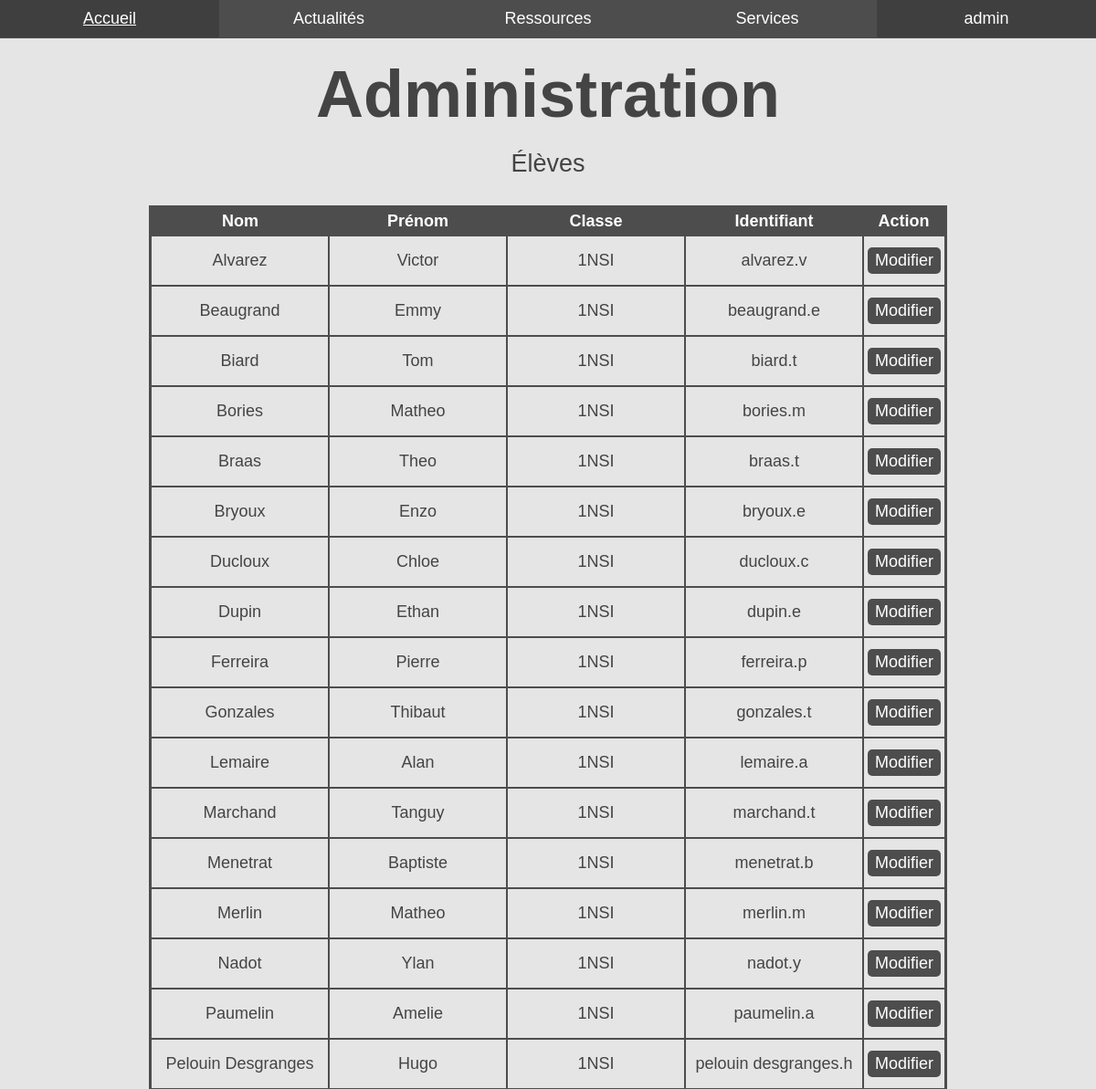
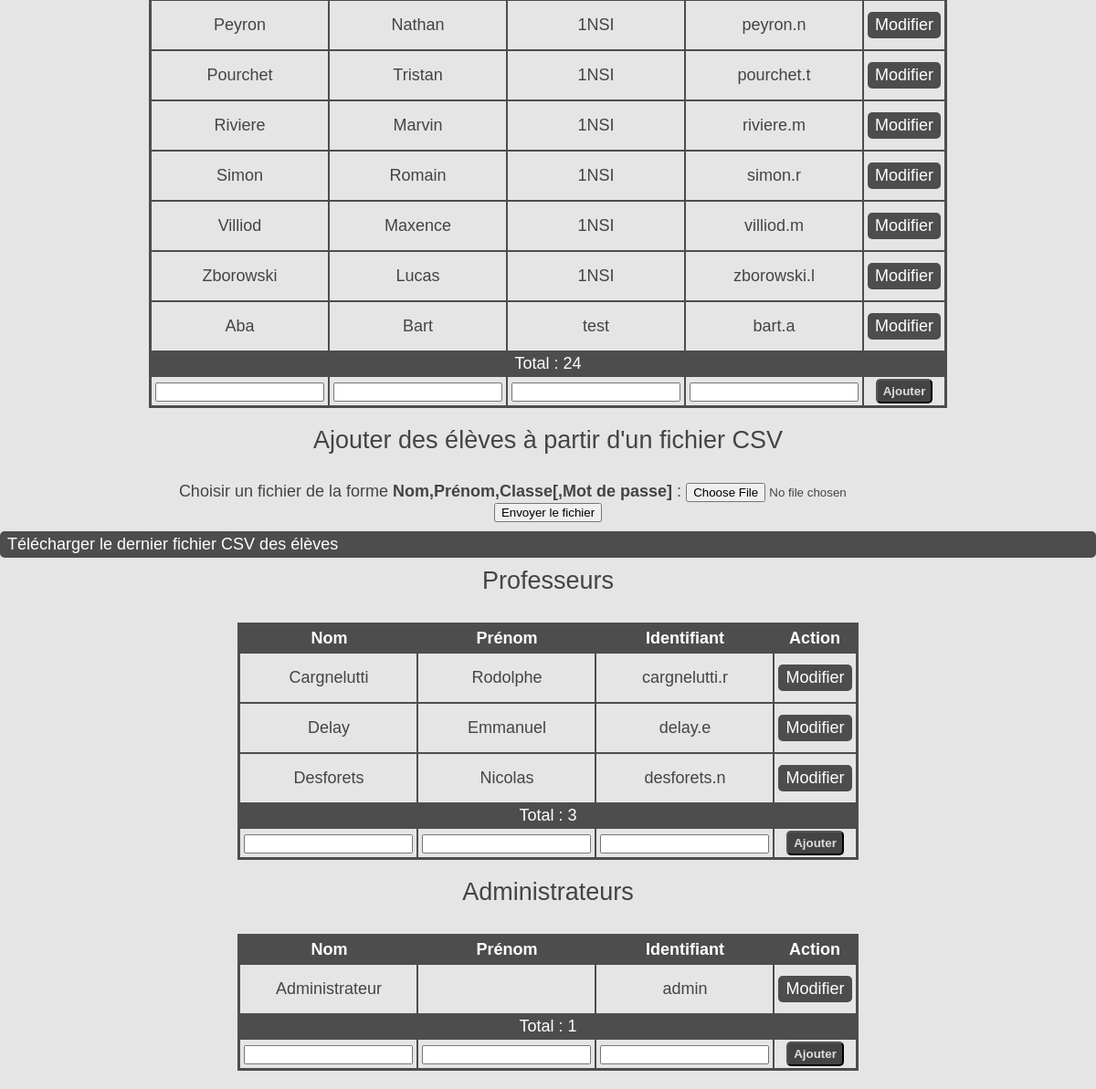
The page /admin (signed in) on the database its author committed (2 pictures, top to bottom).
### tables this page shows
CREATE TABLE `user` (
            `id`            INTEGER NOT NULL PRIMARY KEY AUTOINCREMENT UNIQUE,
            `username`      VARCHAR ( 255 ) NOT NULL UNIQUE,
            `password_hash` VARCHAR ( 255 ) NOT NULL,
            `role`          INTEGER NOT NULL,
            `last_name`     VARCHAR ( 127 ) NOT NULL,
            `first_name`    VARCHAR ( 127 ) NOT NULL,
            `class`         VARCHAR ( 15 ),
            `theme`         INTEGER NOT NULL
        );

### src/models/Database.php (called while the page is built, shortened)
<?php
class Database
{
    public function __construct(
        string $dsn      = CONFIG['database']['dsn'],
        string $user     = CONFIG['database']['user'],
        string $password = CONFIG['database']['password']
    )
    {
	    $this->pdo = new PDO($dsn, $user, $password);
    }
}

### src/controllers/admin.php (called while the page is built, shortened)
<?php
require_once CLASSES_PATH . 'User.php';
require_once MODELS_PATH . 'UserDatabase.php';
require_once FUNCTIONS_PATH . 'global.php';
require_once FUNCTIONS_PATH . 'admin.php';
$user_db = new UserDatabase;
$student_list    = $user_db->get_all(STUDENT);
$student_count   = count($student_list);
$professor_list  = $user_db->get_all(PROFESSOR);
$professor_count = count($professor_list);
$admin_list      = $user_db->get_all(ADMIN);
$admin_count     = count($admin_list);
$students_csv = file_exists(DATA_PATH . 'admin' . DIRECTORY_SEPARATOR .
    'students.csv');

### src/models/UserDatabase.php (called while the page is built, shortened)
<?php
require_once MODELS_PATH . 'Database.php';
require_once CLASSES_PATH . 'User.php';
class UserDatabase extends Database
{
    public function get_all(int $role = null, string $class = null,
        int $diff = -1): ?array
    {
        if (is_int($role) && $class === null) {
            if ($query = $this->pdo->prepare('
                SELECT id, username, role, last_name, first_name, class
                FROM user
                WHERE role = ? AND id != ?
                ORDER BY class, last_name, first_name')
            ) {
                if ($query->execute([$role, $diff])) {
                    return $query->fetchAll(PDO::FETCH_CLASS, 'User');
                }
            }
        }
        return null;
    }
}

### src/classes/User.php (called while the page is built, shortened)
<?php
class User
{
    public $id;
    public function __construct(
        int    $id            = null,
        string $username      = null,
        int    $role          = null,
        string $last_name     = null,
        string $first_name    = null,
        string $class         = null,
        int    $theme         = null,
        string $password      = null,
        string $password_hash = null
    ) {
        if (!is_int($this->id)) {
            $this->id = (int)$this->id;
        }
    }
}

### src/templates/template_controller.php (called while the page is built, shortened)
<?php
if ($connected) {
    switch ($_SESSION['user']->theme) {
        default:
            $theme = 'light';
    }
}

### src/functions/global.php (called while the page is built, shortened)
<?php
require_once CLASSES_PATH . 'User.php';
function is_connected(): bool
{
    return !empty($_SESSION['connected']);
}

### src/views/admin.php (the view, shortened to what this page needs)
<h2>Élèves</h2>
<table>
    <thead>
        <tr>
            <th>Nom</th>
            <th>Prénom</th>
            <th>Classe</th>
            <th>Identifiant</th>
            <th>Action</th>
        </tr>
    </thead>
    <?php if ($student_list): ?>
    <tbody>
        <?php foreach ($student_list as $user): ?>
        <tr>
            <td><?= $user->last_name ?></td>
            <td><?= $user->first_name ?></td>
            <td><?= $user->class ?></td>
            <td><?= $user->username ?></td>
            <td><a class="button" href="/admin/edit?id=<?= $user->id ?>">Modifier</a></td>
        </tr>
        <?php endforeach ?>
        <tr class="tr-important">
            <td colspan="5">Total : <?= $student_count ?></td>
        </tr>
    </tbody>
    <?php endif ?>
    <tfoot>
        <tr>
            <form action="" method="post">
                <td><input type="text" name="last_name" required></td>
                <td><input type="text" name="first_name" required></td>
                <td><input type="text" name="class" required></td>
                <td><input type="text" name="username" required></td>
                <td>
                    <button class="submit" type="submit">Ajouter</button>
                </td>
            </form>
        </tr>
    </tfoot>
</table>
<h2>Ajouter des élèves à partir d'un fichier CSV</h2>
<form method="post" enctype="multipart/form-data">
    <div>
        <label for="file">Choisir un fichier de la forme <b>Nom,Prénom,Classe[,Mot de passe]</b> :</label>
        <input type="file" id="file" name="csv_file" accept=".csv,text/csv" required>
    </div>
    <div>
        <button>Envoyer le fichier</button>
    </div>
</form>
<?php if ($students_csv): ?>
<a class="button" href="/file?t=admin&f=students.csv">Télécharger le dernier fichier CSV des élèves</a>
<?php endif ?>
<h2>Professeurs</h2>
<table>
    <thead>
        <tr>
            <th>Nom</th>
            <th>Prénom</th>
            <th>Identifiant</th>
            <th>Action</th>
        </tr>
    </thead>
    <?php if ($professor_list): ?>
    <tbody>
        <?php foreach ($professor_list as $user): ?>
        <tr>
            <td><?= $user->last_name ?></td>
            <td><?= $user->first_name ?></td>
            <td><?= $user->username ?></td>
            <td><a class="button" href="/admin/edit?id=<?= $user->id ?>">Modifier</a></td>
        </tr>
        <?php endforeach ?>
    </tbody>
    <?php endif ?>
    <tbody>
        <tr class="tr-important">
            <td colspan="4">Total : <?= $professor_count ?></td>
        </tr>
    </tbody>
    <tfoot>
        <tr>
            <form action="" method="post">
                <td><input type="text" name="last_name" required></td>
                <td><input type="text" name="first_name" required></td>
                <td><input type="text" name="username" required></td>
                <td>
                    <button class="submit" type="submit">Ajouter</button>
                </td>
            </form>
        </tr>
    </tfoot>
</table>
<h2>Administrateurs</h2>
<table>
    <thead>
        <tr>
            <th>Nom</th>
            <th>Prénom</th>
            <th>Identifiant</th>
            <th>Action</th>
        </tr>
    </thead>
    <?php if ($admin_list): ?>
    <tbody>
        <?php foreach ($admin_list as $user): ?>
        <tr>
            <td><?= $user->last_name ?></td>
            <td><?= $user->first_name ?></td>
            <td><?= $user->username ?></td>
            <td><a class="button" href="/admin/edit?id=<?= $user->id ?>">Modifier</a></td>
        </tr>
        <?php endforeach ?>
    </tbody>
    <?php endif ?>
    <tbody>
        <tr class="tr-important">
            <td colspan="4">Total : <?= $admin_count ?></td>
        </tr>
    </tbody>
    <tfoot>
        <tr>
            <form method="post">
                <td><input type="text" name="last_name" required></td>
                <td><input type="text" name="first_name" required></td>
                <td><input type="text" name="username" required></td>
                <td>
                    <button class="submit" type="submit">Ajouter</button>
                </td>
            </form>
        </tr>
    </tfoot>
</table>

### src/templates/template_view.php (shortened to what this page needs)
<!DOCTYPE html>
<html lang="fr">
    <head>
        <link href="/styles/<?= $theme ?>.css" rel="stylesheet" type="text/css">
<?php if ($page_title === 'Édition d\'utilisateur' || $page_title === 'Administration'): ?>
        <link href="/styles/octicon.css" rel="stylesheet" type="text/css">
<?php endif ?>
    </head>
    <body>
        <header>
            <nav>
                <ul id="menu">
                    <li><a<?php if ($page_title === ''): ?> class="active"<?php endif ?> href="/">Accueil</a></li>
                    <li><a<?php if ($page_title === 'Actualités'): ?> class="active"<?php endif ?> href="/news">Actualités</a></li>
                    <li><a<?php if ($page_title === 'Ressources' || $page_title === 'Cours' || $page_title === 'Activités' || $page_title === 'Devoirs Maisons'): ?> class="active"<?php endif ?> href="/ressources">Ressources</a>
                    </li>
                    <li><a<?php if ($page_title === 'Services'): ?> class="active"<?php endif ?> href="/services">Services</a>
                    </li>
                    <li><a id="connexion"<?php if ($page_title === 'Connexion' || $page_title === 'Profil' || $page_title === 'Administration' || $page_title === 'Communications' ): ?> class="active"<?php endif ?> href="<?= $connected ? '/profil' : '/login' ?>"><?= $connected ? $_SESSION['user']->username : 'Connexion' ?></a>
                    </li>
                </ul>
            </nav>
        </header>
        <?php if (!empty($page_title)): ?>
        <h1><?= $page_title ?></h1>
        <?php endif ?>
        <main>
            <?= $page_content ?>
        </main>
    </body>
</html>

### public/styles/light.css (style rules this page uses)
html,body,p,ol,ul,li,dl,dt,dd,blockquote,figure,form,fieldset,legend,textarea,pre,iframe,hr,h1,h2,h3,h4,h5,h6 { margin:0;padding:0 }
h1,h2,h3,h4,h5,h6 { font-size:100%;font-weight:normal }
ul { list-style:none }
button,input,select,textarea { margin:0 }
html { box-sizing:border-box }
*,*:before,*:after { box-sizing:inherit }
table { border-collapse:collapse;border-spacing:0 }
a { text-decoration: none }
body { font-family: 'Source Sans Pro', sans-serif; font-size: 18px; background-color: #e5e5e5; color: #454444; }
main { position: relative; }
a { color: inherit; }
h1::first-letter { text-transform: uppercase; }
h2 { font-size: 1.5em; text-align: center; }
nav { position: relative; width: 100%; background-color: #4E4D4D; text-align: center; height: 42px; }
nav li { float: left; display: inline-block; width: 20%; }
nav a { display:block; width: 100%; padding: 10px 0; color: #fff; }
#menu, #menu ul { text-align: center; width: 100%; }
#menu li { position: relative; background: #4e4d4d; }
#menu li:hover, #menu li:hover, .active, .button:hover { background: #3f3f3f; }
h1 { position: relative; text-align: center; font-size: 4em; font-weight: bold; margin: 20px; }
h2 { margin-bottom: 30px; }
.button, .button:visited { display: block; width: -moz-fit-content; margin: 10px auto; padding: 4px 8px; background-color: #4e4d4d; color: #fff; border-radius: 5px; }
.submit { font-weight: bold; padding: 4px 6px; border-radius: 5px; background-color: #444; color: #ddd; }
form { text-align: center; }
table { border: 3px solid #4e4d4d; margin: 20px auto; text-align: center; }
thead, .tr-important { color: #fff; background-color: #4e4d4d; }
th { padding: 4px 8px; }
td { padding: 2px 4px; border: 2px solid #4e4d4d; }

### rows shown on the page
user: username "admin", last_name "Administrateur"
user: last_name "Alvarez", first_name "Victor", class "1NSI", username "alvarez.v"
user: last_name "Beaugrand", first_name "Emmy", class "1NSI", username "beaugrand.e"
user: last_name "Biard", first_name "Tom", class "1NSI", username "biard.t"
user: last_name "Bories", first_name "Matheo", class "1NSI", username "bories.m"
user: last_name "Braas", first_name "Theo", class "1NSI", username "braas.t"
user: last_name "Bryoux", first_name "Enzo", class "1NSI", username "bryoux.e"
user: last_name "Ducloux", first_name "Chloe", class "1NSI", username "ducloux.c"
user: last_name "Dupin", first_name "Ethan", class "1NSI", username "dupin.e"
user: last_name "Ferreira", first_name "Pierre", class "1NSI", username "ferreira.p"
user: last_name "Gonzales", first_name "Thibaut", class "1NSI", username "gonzales.t"
user: last_name "Lemaire", first_name "Alan", class "1NSI", username "lemaire.a"
user: last_name "Marchand", first_name "Tanguy", class "1NSI", username "marchand.t"
user: last_name "Menetrat", first_name "Baptiste", class "1NSI", username "menetrat.b"
user: last_name "Merlin", first_name "Matheo", class "1NSI", username "merlin.m"
user: last_name "Nadot", first_name "Ylan", class "1NSI", username "nadot.y"
user: last_name "Paumelin", first_name "Amelie", class "1NSI", username "paumelin.a"
user: last_name "Pelouin Desgranges", first_name "Hugo", class "1NSI", username "pelouin desgranges.h"
user: last_name "Peyron", first_name "Nathan", class "1NSI", username "peyron.n"
user: last_name "Pourchet", first_name "Tristan", class "1NSI", username "pourchet.t"
user: last_name "Riviere", first_name "Marvin", class "1NSI", username "riviere.m"
user: last_name "Simon", first_name "Romain", class "1NSI", username "simon.r"
user: last_name "Villiod", first_name "Maxence", class "1NSI", username "villiod.m"
user: last_name "Zborowski", first_name "Lucas", class "1NSI", username "zborowski.l"
user: last_name "Aba", first_name "Bart", class "test", username "bart.a"
user: last_name "Cargnelutti", first_name "Rodolphe", username "cargnelutti.r"
user: last_name "Delay", first_name "Emmanuel", username "delay.e"
user: last_name "Desforets", first_name "Nicolas", username "desforets.n"

### other values the page prints
$page_title "Administration"
$student_count "24"
$professor_count "3"
$admin_count "1"
